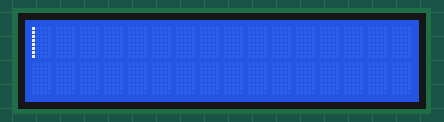
This sketch was run on a simulated Arduino Uno, built with avr-gcc and run on an emulated ATmega328P. On the bench: 16×2 character LCD.

Above: at 0.11 s.
At 1.12 s:
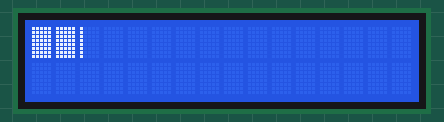
At 2.22 s:
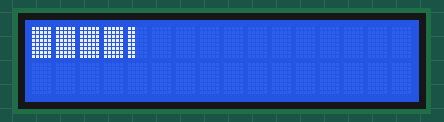
At 4.42 s:
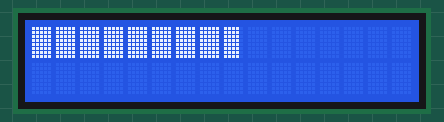
At 6.53 s:
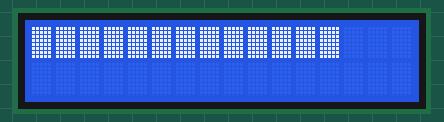
At 8.74 s:
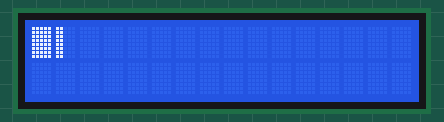

The sketch:

sketch_feb27a.ino
```cpp
#include <LiquidCrystal.h>
LiquidCrystal lcd(7, 8, 9, 10, 11, 12);

byte pattern1[8]={
  B10000,
  B10000,
  B10000,
  B10000,
  B10000,
  B10000,
  B10000,
  B10000,
};
byte pattern2[8]={
  B11000,
  B11000,
  B11000,
  B11000,
  B11000,
  B11000,
  B11000,
  B11000,
};
byte pattern3[8]={
  B11100,
  B11100,
  B11100,
  B11100,
  B11100,
  B11100,
  B11100,
  B11100,
};
byte pattern4[8]={
  B11110,
  B11110,
  B11110,
  B11110,
  B11110,
  B11110,
  B11110,
  B11110,
};
byte pattern5[8]={
  B11111,
  B11111,
  B11111,
  B11111,
  B11111,
  B11111,
  B11111,
  B11111,
};


void setup() {
  // put your setup code here, to run once:
   lcd.begin(16, 2);
   lcd.createChar(1,pattern1);
   lcd.createChar(2,pattern2);
   lcd.createChar(3,pattern3);
   lcd.createChar(4,pattern4);
   lcd.createChar(5,pattern5);
   lcd.setCursor(0,1);

}

void loop() {
  // put your main code here, to run repeatedly:


  int i,j;
for(j=0;j<16;j++)
{
for(i=1;i<=5;i++)
{
  lcd.setCursor(j,0);
 lcd.write(i);
 delay(100);
}
}
  lcd.setCursor(0,0);
  lcd.print("                ");

}
```

Measured:
- by itself, everything shown: repeats every 8.0 s, in 80 steps
